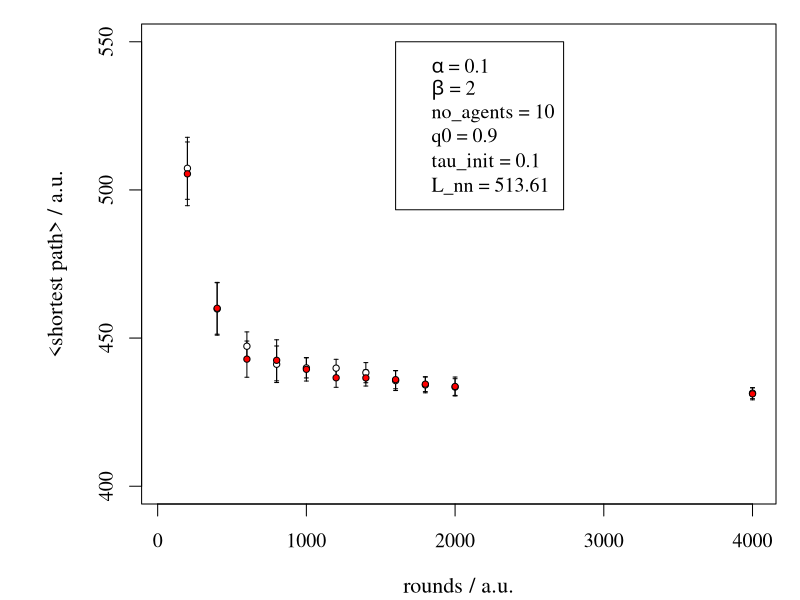

This figure's R source:
#Plot rounds vs. global_shortest_path_average

# alpha = 0.1;
# beta_0 = 2;
# no_agents = 10;   								
# rounds = 200:2000										
# start_city = 1;											
# q0 = 0.9;
# tau_init = 0.1;                                        
rm(list = ls())

#Daten einlesen
rounds = c(200,400,600,800,1000,1200,1400,1600,1800,2000,4000)
global_shortest_path_average.V1 = c(507.3012,459.8245,447.2501,441.1628,439.9362,439.8524,438.3222, 435.6396,434.1927, 433.4670,431.4123)
global_shortest_path_average.V2 = c(505.4319,460.0544,442.8916,442.4961,439.4602,436.5999,436.5504,435.9685, 434.4450,433.6548,431.1795)
errors.V1 = c(10.4641,8.8395,4.8312,6.1660,3.3879,2.9796,3.3960,3.3416,2.6631,2.8202, 1.8570)                        #Standardabweichung
errors.V2 = c(10.7538,8.7496,6.1061,6.9268,3.9622,3.2160,2.7375,3.0823, 2.5062,3.1934,2.0224)
min_global_shortest_path_average.V1 = c(487.4028,442.3497,442.7367,432.3335,434.8084, 436.0793, 434.7726, 431.2449,429.7371, 429.5303,429.4841)
min_global_shortest_path_average.V2 = c(482.4596, 446.6279,434.8789,431.3724,433.2166,431.9794,431.9479,431.3109, 430.3957,429.5303,428.8718)

#Grafik
par(family="serif",oma=c(0,1,0,0),mgp=c(2.9,1,0),mar=c(4,4.9,1,1),cex.lab=1.1,cex=1.2)
plot(rounds,global_shortest_path_average.V1,type="n",
     xlim=c(50,4000),
     ylim=c(400,550),
     xlab=expression(paste("rounds"," / ", a.u.)),
     ylab=expression(paste("<shortest path>"," / ", a.u.)),
   
)
y.errorbars.V1 <- function(rounds,global_shortest_path_average.V1,errors.V1,ebl=0.02){arrows(rounds,global_shortest_path_average.V1-errors.V1,rounds,global_shortest_path_average.V1+errors.V1,code=3,angle=90,length=ebl)}
y.errorbars.V1(rounds,global_shortest_path_average.V1,errors.V1)

y.errorbars.V2 <- function(rounds,global_shortest_path_average.V2,errors.V2,ebl=0.02){arrows(rounds,global_shortest_path_average.V2-errors.V2,rounds,global_shortest_path_average.V2+errors.V2,code=3,angle=90,length=ebl)}
y.errorbars.V2(rounds,global_shortest_path_average.V2,errors.V2)

points(rounds,global_shortest_path_average.V1,cex=0.7,pc=21,bg="white")
points(rounds,global_shortest_path_average.V2,cex=0.7,pc=21,bg="red")
#points(rounds,min_global_shortest_path_average.V1,cex=0.7,pc=22,bg="green")
#points(rounds,min_global_shortest_path_average.V2,cex=0.7,pc=22,bg="blue")

legend(1600,550,c(expression(paste(alpha," = ",0.1)),expression(paste(beta," = ",2)),expression(paste(no_agents," = ",10)),expression(paste(q0," = ",0.9)),expression(paste(tau_init," = ",0.1)),expression(paste(L_nn," = ",513.61))))


#dev.copy2pdf(file="rounds_vs_shortestpath.pdf",height=7,width=12)
